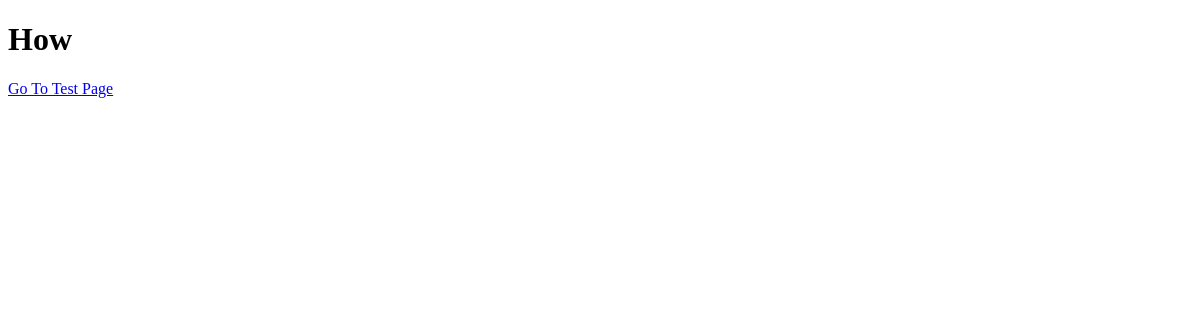
/outer, run on an earlier commit of the app's database.
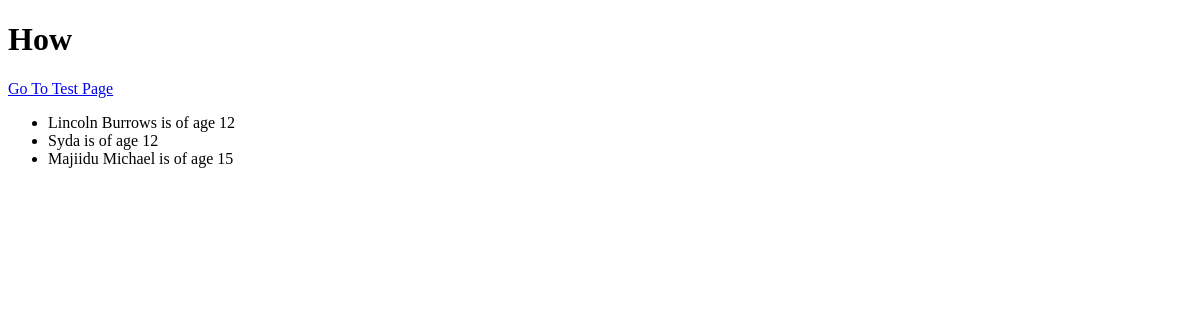
And on a later commit of the database.
### pupil/models.py (models this page shows, shortened)
class Pupil(models.Model):
    age = models.IntegerField()
    name = models.CharField(max_length=50, null=False, blank=False)
    student_class = models.ForeignKey('studentclass.StudentClass', on_delete=models.PROTECT, related_name='pupils', null=True, blank=True)
    gender = models.CharField(max_length=6, null=False, blank=False)
    is_eligible_for_prefect = models.BooleanField(default=False)
    def __str__(self):
        return f"{self.name} is of age {self.age}"

### pupil/views.py (the view)
# urls.py: path('outer', get_outer_template, name="outer"),
def get_outer_template(request):
    message = "How"
    students = Pupil.objects.filter(gender='male')
    context = {'message': message, 'students': students}
    return render(request, 'outer.html', context)

### pupil/templates/outer.html (shortened to what this page needs)
<!DOCTYPE html>
<html lang="en">
  <head>
  </head>
  <body>
    <h1>{{ message }}</h1>
    <a href="/home"> Go To Test Page </a>
    <ul>
      {% for student in students %}
      <li>{{ student }}  </li>
      {% endfor %}
    </ul>
  </body>
</html>

What changed in the data, as far as the page shows it:
added Pupil: name+age "Lincoln Burrows is of age 12"
added Pupil: name+age "Syda is of age 12"
added Pupil: name+age "Majiidu Michael is of age 15"
